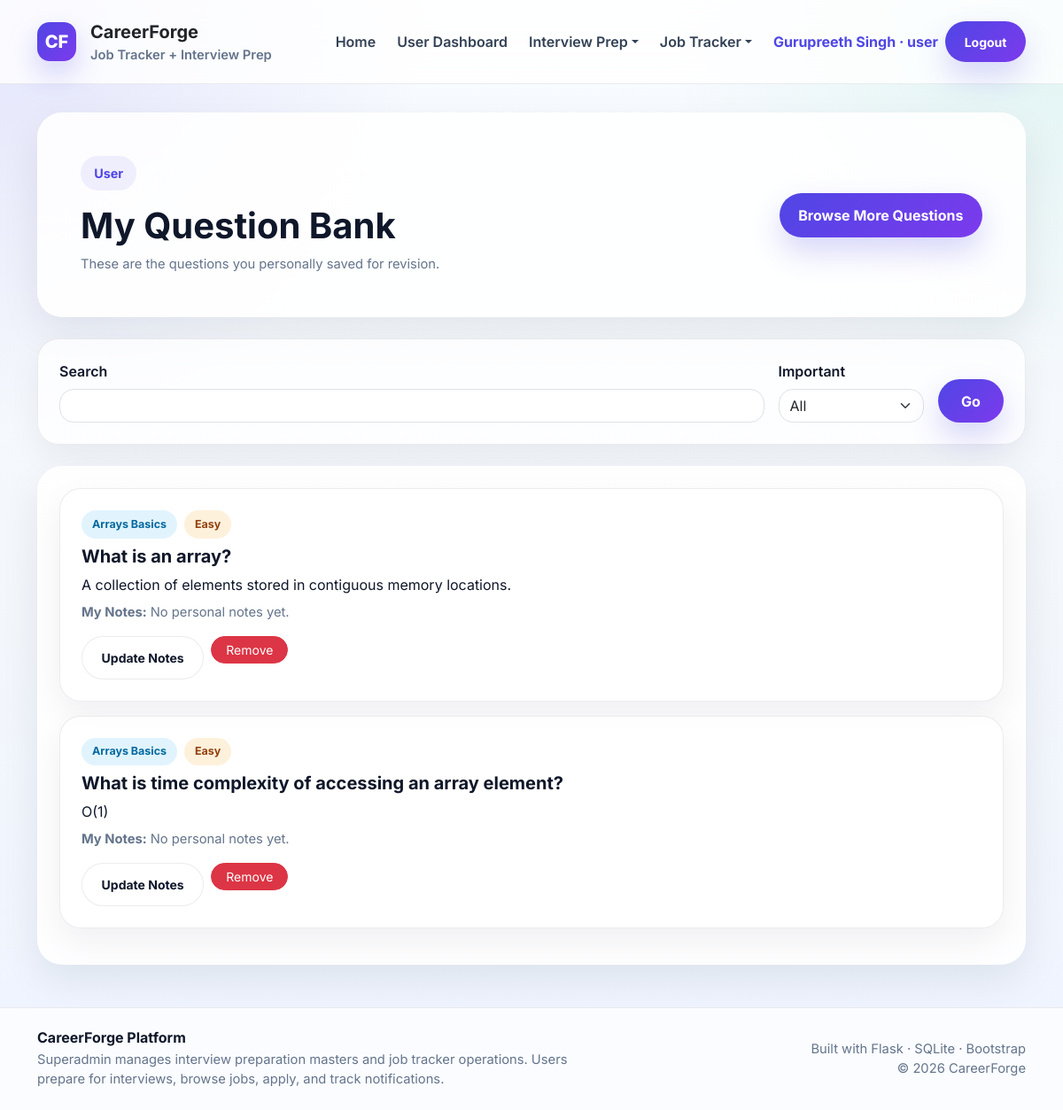
The page /user/my-questions (signed in) on the database its author committed.
### tables this page shows
CREATE TABLE user_selected_questions (
            id INTEGER PRIMARY KEY AUTOINCREMENT,
            user_id INTEGER NOT NULL,
            question_id INTEGER NOT NULL,
            is_completed INTEGER DEFAULT 0,
            is_bookmarked INTEGER DEFAULT 0,
            personal_notes TEXT,
            created_at TIMESTAMP DEFAULT CURRENT_TIMESTAMP, is_important INTEGER DEFAULT 0,
            UNIQUE(user_id, question_id),
            FOREIGN KEY (user_id) REFERENCES users(id),
            FOREIGN KEY (question_id) REFERENCES master_prep_questions(id)
        );

CREATE TABLE master_prep_topics (
            id INTEGER PRIMARY KEY AUTOINCREMENT,
            topic_name TEXT NOT NULL UNIQUE,
            category TEXT,
            description TEXT,
            created_by INTEGER,
            created_at TIMESTAMP DEFAULT CURRENT_TIMESTAMP, is_active INTEGER DEFAULT 1,
            FOREIGN KEY (created_by) REFERENCES users(id)
        );

CREATE TABLE master_prep_questions (
            id INTEGER PRIMARY KEY AUTOINCREMENT,
            topic_id INTEGER NOT NULL,
            question TEXT NOT NULL,
            answer TEXT,
            difficulty TEXT,
            is_important INTEGER DEFAULT 0,
            created_by INTEGER,
            created_at TIMESTAMP DEFAULT CURRENT_TIMESTAMP, is_active INTEGER DEFAULT 1,
            FOREIGN KEY (topic_id) REFERENCES master_prep_topics(id),
            FOREIGN KEY (created_by) REFERENCES users(id)
        );

### app.py (the view)
@app.route("/user/my-questions")
@login_required
@role_required("user")
def my_questions():
    db = get_db()
    user_id = session.get("user_id")
    search = request.args.get("search", "").strip()
    important = request.args.get("important", "").strip()
    query = """
        SELECT usq.*, mpq.question, mpq.answer, mpq.difficulty, mpt.topic_name
        FROM user_selected_questions usq
        INNER JOIN master_prep_questions mpq ON usq.question_id = mpq.id
        INNER JOIN master_prep_topics mpt ON mpq.topic_id = mpt.id
        WHERE usq.user_id = ? AND mpq.is_active = 1 AND mpt.is_active = 1
    """
    params = [user_id]
    if search:
        query += " AND (mpq.question LIKE ? OR mpq.answer LIKE ? OR mpt.topic_name LIKE ?)"
        params.extend([f"%{search}%", f"%{search}%", f"%{search}%"])
    if important == "1":
        query += " AND usq.is_important = 1"
    query += " ORDER BY usq.id DESC"
    questions = db.execute(query, params).fetchall()
    return render_template("my_questions.html", questions=questions, search=search, important=important)

### app.py (called while the page is built)
def get_db():
    if "db" not in g:
        g.db = sqlite3.connect(DATABASE)
        g.db.row_factory = sqlite3.Row
        g.db.execute("PRAGMA foreign_keys = ON")
    return g.db

def login_required(f):
    @wraps(f)
    def decorated_function(*args, **kwargs):
        if "user_id" not in session:
            flash("Please login first.", "warning")
            return redirect(url_for("login"))
        return f(*args, **kwargs)
    return decorated_function

def role_required(required_role):
    def decorator(f):
        @wraps(f)
        def decorated_function(*args, **kwargs):
            if "user_id" not in session:
                flash("Please login first.", "warning")
                return redirect(url_for("login"))
            if session.get("role") != required_role:
                flash("You are not authorized to access this page.", "danger")
                return redirect(url_for("login"))
            return f(*args, **kwargs)
        return decorated_function
    return decorator

@app.context_processor
def inject_user():
    unread_notifications = 0
    if "user_id" in session:
        try:
            db = get_db()
            unread_notifications = db.execute(
                """
                SELECT COUNT(*) AS count
                FROM notifications
                WHERE user_id = ? AND is_read = 0
                """,
                (session.get("user_id"),),
            ).fetchone()["count"]
        except Exception:
            unread_notifications = 0
    return {
        "current_user_name": session.get("full_name"),
        "current_user_role": session.get("role"),
        "current_user_id": session.get("user_id"),
        "is_logged_in": "user_id" in session,
        "unread_notifications_count": unread_notifications,
    }

### templates/my_questions.html (shortened to what this page needs)
{% extends "base.html" %}
{% block content %}
<section class="glass-card p-4 p-md-5 mb-4">
  <div class="d-flex flex-column flex-lg-row justify-content-between align-items-lg-center gap-3">
    <div><span class="section-pill">User</span><h1 class="fw-bold mt-3 mb-2">My Question Bank</h1><p class="small-muted mb-0">These are the questions you personally saved for revision.</p></div>
    <a href="{{ url_for('available_questions') }}" class="btn btn-primary-soft">Browse More Questions</a>
  </div>
</section>
<section class="soft-card p-4 mb-4">
  <form method="GET">
    <div class="row g-3 align-items-end">
      <div class="col-md-9"><label class="form-label fw-semibold">Search</label><input type="text" name="search" value="{{ search }}" class="form-control rounded-4"></div>
      <div class="col-md-2"><label class="form-label fw-semibold">Important</label><select name="important" class="form-select rounded-4"><option value="">All</option></select></div>
      <div class="col-md-1 d-grid"><button type="submit" class="btn btn-primary-soft">Go</button></div>
    </div>
  </form>
</section>
<section class="glass-card p-4">
  {% for item in questions %}
  <div class="soft-card p-4 mb-3">
    <div class="d-flex flex-wrap gap-2 mb-2">
      <span class="status-badge status-user">{{ item.topic_name }}</span>
      {% if item.difficulty %}<span class="status-badge status-admin">{{ item.difficulty }}</span>{% endif %}
    </div>
    <h5 class="fw-bold mb-2">{{ item.question }}</h5>
    <div class="mb-2">{{ item.answer if item.answer else 'No answer added.' }}</div>
    <div class="small-muted mb-3"><strong>My Notes:</strong> {{ item.personal_notes if item.personal_notes else 'No personal notes yet.' }}</div>
    <div class="d-flex gap-2 flex-wrap">
      <a href="{{ url_for('update_my_question', selected_question_id=item.id) }}" class="btn btn-light-soft btn-sm">Update Notes</a>
      <form method="POST" action="{{ url_for('remove_my_question', selected_question_id=item.id) }}" onsubmit="return confirm('Remove this question from your bank?');">
        <button type="submit" class="btn btn-sm btn-danger rounded-pill px-3">Remove</button>
      </form>
    </div>
  </div>
  {% else %}
  <div class="soft-card p-4 text-center small-muted">No saved questions yet.</div>
  {% endfor %}
</section>
{% endblock %}

### templates/base.html (style rules this page uses)
:root { --text: #0f172a; --muted: #64748b; --line: rgba(15, 23, 42, 0.08); --card: rgba(255, 255, 255, 0.88); --primary: #4f46e5; --primary-2: #7c3aed; --success: #059669; --warning: #d97706; --danger: #dc2626; }
body { margin: 0; font-family: "Inter", sans-serif; color: var(--text); background: radial-gradient(circle at top left, rgba(79, 70, 229, 0.12), transparent 28%), radial-gradient(circle at top right, rgba(16, 185, 129, 0.10), transparent 26%), linear-gradient(180deg, #f8fbff 0%, #f4f7fb 48%, #eef4ff 100%); min-height: 100vh; }
.btn-primary-soft { background: linear-gradient(135deg, var(--primary), var(--primary-2)); color: #fff; border: none; border-radius: 999px; font-weight: 700; padding: 0.8rem 1.35rem; box-shadow: 0 16px 34px rgba(79, 70, 229, 0.22); }
.btn-light-soft { background: rgba(255, 255, 255, 0.9); color: var(--text); border: 1px solid var(--line); border-radius: 999px; font-weight: 700; padding: 0.8rem 1.35rem; }
.glass-card { background: var(--card); border: 1px solid rgba(255, 255, 255, 0.7); box-shadow: 0 18px 45px rgba(15, 23, 42, 0.08); border-radius: 28px; }
.soft-card { background: rgba(255, 255, 255, 0.76); border: 1px solid var(--line); border-radius: 24px; box-shadow: 0 14px 36px rgba(15, 23, 42, 0.06); }
.section-pill { display: inline-flex; align-items: center; gap: .5rem; border-radius: 999px; padding: .55rem .95rem; background: rgba(79, 70, 229, 0.08); color: var(--primary); font-size: .9rem; font-weight: 700; }
.status-badge { border-radius: 999px; padding: .4rem .75rem; font-size: .78rem; font-weight: 700; display: inline-block; }
.status-user { background: rgba(14, 165, 233, .12); color: #0369a1; }
.status-admin { background: rgba(245, 158, 11, .14); color: #92400e; }
.small-muted { color: var(--muted); font-size: .92rem; }

### rows shown on the page
user_selected_questions: topic_name "Arrays Basics", difficulty "Easy", question "What is an array?", answer "A collection of elements stored in contiguous memory locations.", personal_notes "No personal notes yet."
user_selected_questions: topic_name "Arrays Basics", difficulty "Easy", question "What is time complexity of accessing an array element?", answer "O(1)", personal_notes "No personal notes yet."

### other values the page prints
{{ current_user_name }} "Gurupreeth Singh"
{{ current_user_role }} "user"
